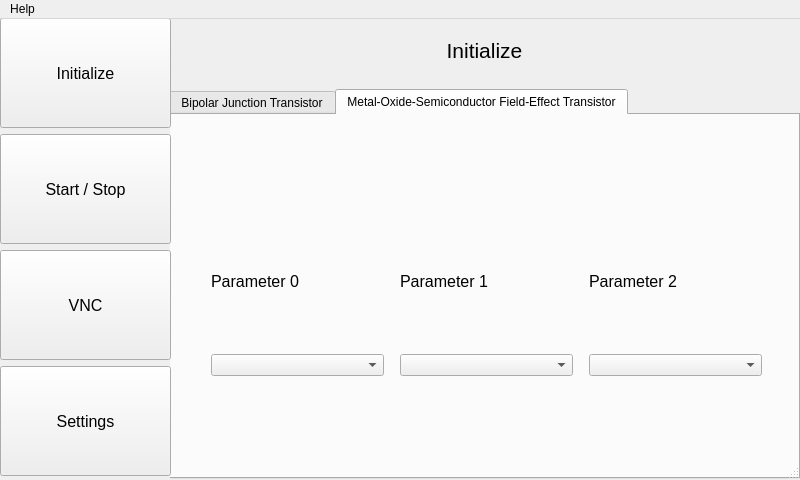
<?xml version="1.0" encoding="UTF-8"?>
<ui version="4.0">
 <class>MainWindow</class>
 <widget class="QMainWindow" name="MainWindow">
  <property name="geometry">
   <rect>
    <x>0</x>
    <y>0</y>
    <width>800</width>
    <height>480</height>
   </rect>
  </property>
  <property name="minimumSize">
   <size>
    <width>800</width>
    <height>480</height>
   </size>
  </property>
  <property name="maximumSize">
   <size>
    <width>800</width>
    <height>518</height>
   </size>
  </property>
  <property name="font">
   <font>
    <pointsize>12</pointsize>
   </font>
  </property>
  <property name="windowTitle">
   <string>Home</string>
  </property>
  <property name="toolButtonStyle">
   <enum>Qt::ToolButtonIconOnly</enum>
  </property>
  <widget class="QWidget" name="centralwidget">
   <property name="minimumSize">
    <size>
     <width>800</width>
     <height>480</height>
    </size>
   </property>
   <property name="maximumSize">
    <size>
     <width>800</width>
     <height>480</height>
    </size>
   </property>
   <widget class="QWidget" name="gridLayoutWidget">
    <property name="geometry">
     <rect>
      <x>170</x>
      <y>0</y>
      <width>631</width>
      <height>461</height>
     </rect>
    </property>
    <layout class="QGridLayout" name="grid_layout_central">
     <item row="1" column="0">
      <widget class="QStackedWidget" name="stacked_widget_side_menu">
       <property name="currentIndex">
        <number>0</number>
       </property>
       <widget class="QWidget" name="initialize_page">
        <widget class="QWidget" name="verticalLayoutWidget_2">
         <property name="geometry">
          <rect>
           <x>-1</x>
           <y>-1</y>
           <width>631</width>
           <height>461</height>
          </rect>
         </property>
         <layout class="QVBoxLayout" name="vertical_layout_initialize">
          <item>
           <spacer name="verticalSpacer_5">
            <property name="orientation">
             <enum>Qt::Vertical</enum>
            </property>
            <property name="sizeType">
             <enum>QSizePolicy::Minimum</enum>
            </property>
            <property name="sizeHint" stdset="0">
             <size>
              <width>40</width>
              <height>20</height>
             </size>
            </property>
           </spacer>
          </item>
          <item>
           <widget class="QLabel" name="label_initialize">
            <property name="font">
             <font>
              <pointsize>16</pointsize>
             </font>
            </property>
            <property name="text">
             <string>Initialize</string>
            </property>
            <property name="alignment">
             <set>Qt::AlignCenter</set>
            </property>
           </widget>
          </item>
          <item>
           <spacer name="verticalSpacer_6">
            <property name="orientation">
             <enum>Qt::Vertical</enum>
            </property>
            <property name="sizeType">
             <enum>QSizePolicy::Minimum</enum>
            </property>
            <property name="sizeHint" stdset="0">
             <size>
              <width>40</width>
              <height>20</height>
             </size>
            </property>
           </spacer>
          </item>
          <item>
           <widget class="QTabWidget" name="tab_widget_initialize">
            <property name="font">
             <font>
              <pointsize>9</pointsize>
             </font>
            </property>
            <property name="currentIndex">
             <number>1</number>
            </property>
            <widget class="QWidget" name="tab_bjt">
             <property name="font">
              <font>
               <pointsize>9</pointsize>
              </font>
             </property>
             <attribute name="title">
              <string>Bipolar Junction Transistor</string>
             </attribute>
             <widget class="QWidget" name="gridLayoutWidget_2">
              <property name="geometry">
               <rect>
                <x>0</x>
                <y>0</y>
                <width>631</width>
                <height>361</height>
               </rect>
              </property>
              <layout class="QGridLayout" name="grid_layout_tab_bjt">
               <item row="2" column="2">
                <spacer name="horizontalSpacer_5">
                 <property name="orientation">
                  <enum>Qt::Horizontal</enum>
                 </property>
                 <property name="sizeType">
                  <enum>QSizePolicy::Maximum</enum>
                 </property>
                 <property name="sizeHint" stdset="0">
                  <size>
                   <width>10</width>
                   <height>10</height>
                  </size>
                 </property>
                </spacer>
               </item>
               <item row="1" column="5">
                <widget class="QLabel" name="label_8">
                 <property name="font">
                  <font>
                   <pointsize>12</pointsize>
                  </font>
                 </property>
                 <property name="text">
                  <string>Parameter 2</string>
                 </property>
                </widget>
               </item>
               <item row="0" column="5">
                <spacer name="verticalSpacer_14">
                 <property name="orientation">
                  <enum>Qt::Vertical</enum>
                 </property>
                 <property name="sizeType">
                  <enum>QSizePolicy::Minimum</enum>
                 </property>
                 <property name="sizeHint" stdset="0">
                  <size>
                   <width>20</width>
                   <height>100</height>
                  </size>
                 </property>
                </spacer>
               </item>
               <item row="1" column="1">
                <widget class="QLabel" name="label_6">
                 <property name="font">
                  <font>
                   <pointsize>12</pointsize>
                  </font>
                 </property>
                 <property name="text">
                  <string>Parameter 0</string>
                 </property>
                </widget>
               </item>
               <item row="1" column="3">
                <widget class="QLabel" name="label_7">
                 <property name="font">
                  <font>
                   <pointsize>12</pointsize>
                  </font>
                 </property>
                 <property name="text">
                  <string>Parameter 1</string>
                 </property>
                </widget>
               </item>
               <item row="2" column="4">
                <spacer name="horizontalSpacer_8">
                 <property name="orientation">
                  <enum>Qt::Horizontal</enum>
                 </property>
                 <property name="sizeType">
                  <enum>QSizePolicy::Maximum</enum>
                 </property>
                 <property name="sizeHint" stdset="0">
                  <size>
                   <width>10</width>
                   <height>10</height>
                  </size>
                 </property>
                </spacer>
               </item>
               <item row="3" column="5">
                <spacer name="verticalSpacer_13">
                 <property name="orientation">
                  <enum>Qt::Vertical</enum>
                 </property>
                 <property name="sizeType">
                  <enum>QSizePolicy::Minimum</enum>
                 </property>
                 <property name="sizeHint" stdset="0">
                  <size>
                   <width>20</width>
                   <height>100</height>
                  </size>
                 </property>
                </spacer>
               </item>
               <item row="1" column="0">
                <spacer name="horizontalSpacer_3">
                 <property name="orientation">
                  <enum>Qt::Horizontal</enum>
                 </property>
                 <property name="sizeType">
                  <enum>QSizePolicy::Minimum</enum>
                 </property>
                 <property name="sizeHint" stdset="0">
                  <size>
                   <width>40</width>
                   <height>20</height>
                  </size>
                 </property>
                </spacer>
               </item>
               <item row="2" column="5">
                <widget class="QDoubleSpinBox" name="spin_box_BJT_2">
                 <property name="minimum">
                  <double>-1.000000000000000</double>
                 </property>
                 <property name="maximum">
                  <double>1.000000000000000</double>
                 </property>
                 <property name="singleStep">
                  <double>0.010000000000000</double>
                 </property>
                </widget>
               </item>
               <item row="2" column="3">
                <widget class="QDoubleSpinBox" name="spin_box_BJT_1">
                 <property name="minimum">
                  <double>-99.989999999999995</double>
                 </property>
                 <property name="maximum">
                  <double>0.000000000000000</double>
                 </property>
                 <property name="singleStep">
                  <double>1.000000000000000</double>
                 </property>
                </widget>
               </item>
               <item row="2" column="1">
                <widget class="QDoubleSpinBox" name="spin_box_BJT_0"/>
               </item>
               <item row="1" column="6">
                <spacer name="horizontalSpacer_4">
                 <property name="orientation">
                  <enum>Qt::Horizontal</enum>
                 </property>
                 <property name="sizeType">
                  <enum>QSizePolicy::Minimum</enum>
                 </property>
                 <property name="sizeHint" stdset="0">
                  <size>
                   <width>40</width>
                   <height>20</height>
                  </size>
                 </property>
                </spacer>
               </item>
              </layout>
             </widget>
            </widget>
            <widget class="QWidget" name="tab_mostfet">
             <property name="font">
              <font>
               <pointsize>9</pointsize>
              </font>
             </property>
             <attribute name="title">
              <string>Metal-Oxide-Semiconductor Field-Effect Transistor</string>
             </attribute>
             <widget class="QWidget" name="gridLayoutWidget_3">
              <property name="geometry">
               <rect>
                <x>0</x>
                <y>0</y>
                <width>631</width>
                <height>361</height>
               </rect>
              </property>
              <layout class="QGridLayout" name="grid_layout_tab_mosfet">
               <item row="3" column="5">
                <spacer name="verticalSpacer_15">
                 <property name="orientation">
                  <enum>Qt::Vertical</enum>
                 </property>
                 <property name="sizeType">
                  <enum>QSizePolicy::Minimum</enum>
                 </property>
                 <property name="sizeHint" stdset="0">
                  <size>
                   <width>20</width>
                   <height>100</height>
                  </size>
                 </property>
                </spacer>
               </item>
               <item row="1" column="0">
                <spacer name="horizontalSpacer_9">
                 <property name="orientation">
                  <enum>Qt::Horizontal</enum>
                 </property>
                 <property name="sizeType">
                  <enum>QSizePolicy::Minimum</enum>
                 </property>
                 <property name="sizeHint" stdset="0">
                  <size>
                   <width>40</width>
                   <height>20</height>
                  </size>
                 </property>
                </spacer>
               </item>
               <item row="2" column="2">
                <spacer name="horizontalSpacer_10">
                 <property name="orientation">
                  <enum>Qt::Horizontal</enum>
                 </property>
                 <property name="sizeType">
                  <enum>QSizePolicy::Maximum</enum>
                 </property>
                 <property name="sizeHint" stdset="0">
                  <size>
                   <width>10</width>
                   <height>10</height>
                  </size>
                 </property>
                </spacer>
               </item>
               <item row="1" column="6">
                <spacer name="horizontalSpacer_11">
                 <property name="orientation">
                  <enum>Qt::Horizontal</enum>
                 </property>
                 <property name="sizeType">
                  <enum>QSizePolicy::Minimum</enum>
                 </property>
                 <property name="sizeHint" stdset="0">
                  <size>
                   <width>40</width>
                   <height>20</height>
                  </size>
                 </property>
                </spacer>
               </item>
               <item row="1" column="5">
                <widget class="QLabel" name="label_9">
                 <property name="font">
                  <font>
                   <pointsize>12</pointsize>
                  </font>
                 </property>
                 <property name="text">
                  <string>Parameter 2</string>
                 </property>
                </widget>
               </item>
               <item row="0" column="5">
                <spacer name="verticalSpacer_16">
                 <property name="orientation">
                  <enum>Qt::Vertical</enum>
                 </property>
                 <property name="sizeType">
                  <enum>QSizePolicy::Minimum</enum>
                 </property>
                 <property name="sizeHint" stdset="0">
                  <size>
                   <width>20</width>
                   <height>100</height>
                  </size>
                 </property>
                </spacer>
               </item>
               <item row="1" column="1">
                <widget class="QLabel" name="label_10">
                 <property name="font">
                  <font>
                   <pointsize>12</pointsize>
                  </font>
                 </property>
                 <property name="text">
                  <string>Parameter 0</string>
                 </property>
                </widget>
               </item>
               <item row="1" column="3">
                <widget class="QLabel" name="label_11">
                 <property name="font">
                  <font>
                   <pointsize>12</pointsize>
                  </font>
                 </property>
                 <property name="text">
                  <string>Parameter 1</string>
                 </property>
                </widget>
               </item>
               <item row="2" column="4">
                <spacer name="horizontalSpacer_12">
                 <property name="orientation">
                  <enum>Qt::Horizontal</enum>
                 </property>
                 <property name="sizeType">
                  <enum>QSizePolicy::Maximum</enum>
                 </property>
                 <property name="sizeHint" stdset="0">
                  <size>
                   <width>10</width>
                   <height>10</height>
                  </size>
                 </property>
                </spacer>
               </item>
               <item row="2" column="1">
                <widget class="QComboBox" name="combo_box_MOSFET_0"/>
               </item>
               <item row="2" column="3">
                <widget class="QComboBox" name="combo_box_MOSFET_1"/>
               </item>
               <item row="2" column="5">
                <widget class="QComboBox" name="combo_box_MOSFET_2"/>
               </item>
              </layout>
             </widget>
            </widget>
           </widget>
          </item>
         </layout>
        </widget>
       </widget>
       <widget class="QWidget" name="start_stop_page">
        <widget class="QWidget" name="verticalLayoutWidget_4">
         <property name="geometry">
          <rect>
           <x>-1</x>
           <y>-1</y>
           <width>631</width>
           <height>474</height>
          </rect>
         </property>
         <layout class="QVBoxLayout" name="vertical_layout_start_stop_0">
          <item>
           <spacer name="verticalSpacer_8">
            <property name="orientation">
             <enum>Qt::Vertical</enum>
            </property>
            <property name="sizeType">
             <enum>QSizePolicy::Minimum</enum>
            </property>
            <property name="sizeHint" stdset="0">
             <size>
              <width>40</width>
              <height>20</height>
             </size>
            </property>
           </spacer>
          </item>
          <item>
           <widget class="QLabel" name="label_2">
            <property name="minimumSize">
             <size>
              <width>629</width>
              <height>25</height>
             </size>
            </property>
            <property name="maximumSize">
             <size>
              <width>629</width>
              <height>25</height>
             </size>
            </property>
            <property name="font">
             <font>
              <pointsize>16</pointsize>
             </font>
            </property>
            <property name="text">
             <string>Start / Stop</string>
            </property>
            <property name="alignment">
             <set>Qt::AlignCenter</set>
            </property>
           </widget>
          </item>
          <item>
           <spacer name="verticalSpacer_4">
            <property name="orientation">
             <enum>Qt::Vertical</enum>
            </property>
            <property name="sizeType">
             <enum>QSizePolicy::Minimum</enum>
            </property>
            <property name="sizeHint" stdset="0">
             <size>
              <width>40</width>
              <height>20</height>
             </size>
            </property>
           </spacer>
          </item>
          <item>
           <layout class="QHBoxLayout" name="horizontal_layout_start_stop_1">
            <property name="topMargin">
             <number>0</number>
            </property>
            <item>
             <spacer name="horizontalSpacer">
              <property name="orientation">
               <enum>Qt::Horizontal</enum>
              </property>
              <property name="sizeType">
               <enum>QSizePolicy::Minimum</enum>
              </property>
              <property name="sizeHint" stdset="0">
               <size>
                <width>50</width>
                <height>20</height>
               </size>
              </property>
             </spacer>
            </item>
            <item>
             <layout class="QVBoxLayout" name="vertical_layout_start_stop_left_2">
              <property name="rightMargin">
               <number>0</number>
              </property>
              <item>
               <widget class="QLabel" name="P1a">
                <property name="text">
                 <string>P1 = ?  </string>
                </property>
                <property name="alignment">
                 <set>Qt::AlignRight|Qt::AlignTrailing|Qt::AlignVCenter</set>
                </property>
               </widget>
              </item>
              <item>
               <widget class="QLabel" name="P2a">
                <property name="text">
                 <string>P2 = ?  </string>
                </property>
                <property name="alignment">
                 <set>Qt::AlignRight|Qt::AlignTrailing|Qt::AlignVCenter</set>
                </property>
               </widget>
              </item>
              <item>
               <widget class="QLabel" name="P3a">
                <property name="text">
                 <string>P3 = ?  </string>
                </property>
                <property name="alignment">
                 <set>Qt::AlignRight|Qt::AlignTrailing|Qt::AlignVCenter</set>
                </property>
               </widget>
              </item>
             </layout>
            </item>
            <item>
             <widget class="QLabel" name="label_circuit">
              <property name="text">
               <string/>
              </property>
              <property name="pixmap">
               <pixmap resource="image.qrc">:/newPrefix/circuit</pixmap>
              </property>
              <property name="scaledContents">
               <bool>true</bool>
              </property>
             </widget>
            </item>
            <item>
             <layout class="QVBoxLayout" name="vertical_layout_start_stop_right_2">
              <property name="rightMargin">
               <number>0</number>
              </property>
              <item>
               <widget class="QLabel" name="P1b">
                <property name="text">
                 <string>  P1 = ?</string>
                </property>
               </widget>
              </item>
              <item>
               <widget class="QLabel" name="P2b">
                <property name="text">
                 <string>  P2 = ?</string>
                </property>
               </widget>
              </item>
              <item>
               <widget class="QLabel" name="P3b">
                <property name="text">
                 <string>  P3 = ?</string>
                </property>
               </widget>
              </item>
             </layout>
            </item>
            <item>
             <spacer name="horizontalSpacer_2">
              <property name="orientation">
               <enum>Qt::Horizontal</enum>
              </property>
              <property name="sizeType">
               <enum>QSizePolicy::Minimum</enum>
              </property>
              <property name="sizeHint" stdset="0">
               <size>
                <width>50</width>
                <height>20</height>
               </size>
              </property>
             </spacer>
            </item>
           </layout>
          </item>
          <item>
           <spacer name="verticalSpacer_3">
            <property name="orientation">
             <enum>Qt::Vertical</enum>
            </property>
            <property name="sizeType">
             <enum>QSizePolicy::Minimum</enum>
            </property>
            <property name="sizeHint" stdset="0">
             <size>
              <width>40</width>
              <height>20</height>
             </size>
            </property>
           </spacer>
          </item>
          <item>
           <widget class="QStackedWidget" name="stacked_widget_start_stop">
            <property name="currentIndex">
             <number>0</number>
            </property>
            <widget class="QWidget" name="page_start">
             <widget class="QWidget" name="horizontalLayoutWidget">
              <property name="geometry">
               <rect>
                <x>0</x>
                <y>0</y>
                <width>631</width>
                <height>31</height>
               </rect>
              </property>
              <layout class="QHBoxLayout" name="horizonta_layout_start">
               <property name="leftMargin">
                <number>0</number>
               </property>
               <property name="topMargin">
                <number>0</number>
               </property>
               <item>
                <spacer name="horizontalSpacer_14">
                 <property name="orientation">
                  <enum>Qt::Horizontal</enum>
                 </property>
                 <property name="sizeHint" stdset="0">
                  <size>
                   <width>40</width>
                   <height>20</height>
                  </size>
                 </property>
                </spacer>
               </item>
               <item>
                <widget class="QPushButton" name="push_button_start">
                 <property name="text">
                  <string>Start</string>
                 </property>
                </widget>
               </item>
               <item>
                <spacer name="horizontalSpacer_13">
                 <property name="orientation">
                  <enum>Qt::Horizontal</enum>
                 </property>
                 <property name="sizeHint" stdset="0">
                  <size>
                   <width>40</width>
                   <height>20</height>
                  </size>
                 </property>
                </spacer>
               </item>
              </layout>
             </widget>
            </widget>
            <widget class="QWidget" name="page_stop">
             <widget class="QWidget" name="horizontalLayoutWidget_2">
              <property name="geometry">
               <rect>
                <x>0</x>
                <y>0</y>
                <width>631</width>
                <height>31</height>
               </rect>
              </property>
              <layout class="QHBoxLayout" name="horizontal_layout_stop">
               <item>
                <spacer name="horizontalSpacer_16">
                 <property name="orientation">
                  <enum>Qt::Horizontal</enum>
                 </property>
                 <property name="sizeHint" stdset="0">
                  <size>
                   <width>40</width>
                   <height>20</height>
                  </size>
                 </property>
                </spacer>
               </item>
               <item>
                <widget class="QPushButton" name="push_button_stop">
                 <property name="text">
                  <string>Stop</string>
                 </property>
                </widget>
               </item>
               <item>
                <spacer name="horizontalSpacer_15">
                 <property name="orientation">
                  <enum>Qt::Horizontal</enum>
                 </property>
                 <property name="sizeHint" stdset="0">
                  <size>
                   <width>40</width>
                   <height>20</height>
                  </size>
                 </property>
                </spacer>
               </item>
              </layout>
             </widget>
            </widget>
           </widget>
          </item>
          <item>
           <spacer name="verticalSpacer_9">
            <property name="orientation">
             <enum>Qt::Vertical</enum>
            </property>
            <property name="sizeType">
             <enum>QSizePolicy::Minimum</enum>
            </property>
            <property name="sizeHint" stdset="0">
             <size>
              <width>40</width>
              <height>20</height>
             </size>
            </property>
           </spacer>
          </item>
         </layout>
        </widget>
       </widget>
       <widget class="QWidget" name="vnc_page">
        <widget class="QWidget" name="verticalLayoutWidget_5">
         <property name="geometry">
          <rect>
           <x>-1</x>
           <y>-1</y>
           <width>631</width>
           <height>461</height>
          </rect>
         </property>
         <layout class="QVBoxLayout" name="vertical_layout_vnc">
          <item>
           <spacer name="verticalSpacer_11">
            <property name="orientation">
             <enum>Qt::Vertical</enum>
            </property>
            <property name="sizeType">
             <enum>QSizePolicy::Minimum</enum>
            </property>
            <property name="sizeHint" stdset="0">
             <size>
              <width>40</width>
              <height>20</height>
             </size>
            </property>
           </spacer>
          </item>
          <item>
           <widget class="QLabel" name="label_3">
            <property name="font">
             <font>
              <pointsize>16</pointsize>
             </font>
            </property>
            <property name="text">
             <string>Virtual Network Computing</string>
            </property>
            <property name="alignment">
             <set>Qt::AlignCenter</set>
            </property>
           </widget>
          </item>
          <item>
           <spacer name="verticalSpacer_10">
            <property name="orientation">
             <enum>Qt::Vertical</enum>
            </property>
            <property name="sizeType">
             <enum>QSizePolicy::Minimum</enum>
            </property>
            <property name="sizeHint" stdset="0">
             <size>
              <width>40</width>
              <height>20</height>
             </size>
            </property>
           </spacer>
          </item>
          <item>
           <widget class="QTextBrowser" name="textBrowser">
            <property name="html">
             <string>&lt;!DOCTYPE HTML PUBLIC &quot;-//W3C//DTD HTML 4.0//EN&quot; &quot;http://www.w3.org/TR/REC-html40/strict.dtd&quot;&gt;
&lt;html&gt;&lt;head&gt;&lt;meta name=&quot;qrichtext&quot; content=&quot;1&quot; /&gt;&lt;style type=&quot;text/css&quot;&gt;
p, li { white-space: pre-wrap; }
&lt;/style&gt;&lt;/head&gt;&lt;body style=&quot; font-family:'Sans Serif'; font-size:12pt; font-weight:400; font-style:normal;&quot;&gt;
&lt;p align=&quot;center&quot; style=&quot;-qt-paragraph-type:empty; margin-top:0px; margin-bottom:0px; margin-left:0px; margin-right:0px; -qt-block-indent:0; text-indent:0px;&quot;&gt;&lt;br /&gt;&lt;/p&gt;
&lt;p align=&quot;center&quot; style=&quot; margin-top:0px; margin-bottom:0px; margin-left:0px; margin-right:0px; -qt-block-indent:0; text-indent:0px;&quot;&gt;&lt;span style=&quot; font-size:16pt;&quot;&gt;IP Address: 192.168.1.1&lt;/span&gt;&lt;/p&gt;
&lt;p align=&quot;center&quot; style=&quot;-qt-paragraph-type:empty; margin-top:0px; margin-bottom:0px; margin-left:0px; margin-right:0px; -qt-block-indent:0; text-indent:0px;&quot;&gt;&lt;br /&gt;&lt;/p&gt;
&lt;p align=&quot;center&quot; style=&quot; margin-top:0px; margin-bottom:0px; margin-left:0px; margin-right:0px; -qt-block-indent:0; text-indent:0px;&quot;&gt;&lt;span style=&quot; font-size:14pt;&quot;&gt;Instructions&lt;/span&gt;&lt;/p&gt;
&lt;p align=&quot;center&quot; style=&quot;-qt-paragraph-type:empty; margin-top:0px; margin-bottom:0px; margin-left:0px; margin-right:0px; -qt-block-indent:0; text-indent:0px;&quot;&gt;&lt;br /&gt;&lt;/p&gt;
&lt;p style=&quot; margin-top:0px; margin-bottom:0px; margin-left:0px; margin-right:0px; -qt-block-indent:0; text-indent:0px;&quot;&gt;1. Connect to...&lt;/p&gt;
&lt;p style=&quot; margin-top:0px; margin-bottom:0px; margin-left:0px; margin-right:0px; -qt-block-indent:0; text-indent:0px;&quot;&gt;2. Then do this...&lt;/p&gt;
&lt;p style=&quot; margin-top:0px; margin-bottom:0px; margin-left:0px; margin-right:0px; -qt-block-indent:0; text-indent:0px;&quot;&gt;3. Also do this...&lt;/p&gt;
&lt;p style=&quot; margin-top:0px; margin-bottom:0px; margin-left:0px; margin-right:0px; -qt-block-indent:0; text-indent:0px;&quot;&gt;4. Finally do this...&lt;/p&gt;&lt;/body&gt;&lt;/html&gt;</string>
            </property>
           </widget>
          </item>
          <item>
           <spacer name="verticalSpacer_12">
            <property name="orientation">
             <enum>Qt::Vertical</enum>
            </property>
            <property name="sizeType">
             <enum>QSizePolicy::Minimum</enum>
            </property>
            <property name="sizeHint" stdset="0">
             <size>
              <width>40</width>
              <height>20</height>
             </size>
            </property>
           </spacer>
          </item>
         </layout>
        </widget>
       </widget>
       <widget class="QWidget" name="settings_page">
        <widget class="QWidget" name="verticalLayoutWidget_3">
         <property name="geometry">
          <rect>
           <x>-1</x>
           <y>-1</y>
           <width>631</width>
           <height>473</height>
          </rect>
         </property>
         <layout class="QVBoxLayout" name="vertical_layout_settings">
          <property name="sizeConstraint">
           <enum>QLayout::SetDefaultConstraint</enum>
          </property>
          <item>
           <spacer name="verticalSpacer_7">
            <property name="orientation">
             <enum>Qt::Vertical</enum>
            </property>
            <property name="sizeType">
             <enum>QSizePolicy::Minimum</enum>
            </property>
            <property name="sizeHint" stdset="0">
             <size>
              <width>40</width>
              <height>20</height>
             </size>
            </property>
           </spacer>
          </item>
          <item>
           <widget class="QLabel" name="label_4">
            <property name="sizePolicy">
             <sizepolicy hsizetype="Fixed" vsizetype="Fixed">
              <horstretch>62</horstretch>
              <verstretch>0</verstretch>
             </sizepolicy>
            </property>
            <property name="minimumSize">
             <size>
              <width>629</width>
              <height>25</height>
             </size>
            </property>
            <property name="maximumSize">
             <size>
              <width>629</width>
              <height>25</height>
             </size>
            </property>
            <property name="font">
             <font>
              <pointsize>16</pointsize>
             </font>
            </property>
            <property name="text">
             <string>Settings</string>
            </property>
            <property name="alignment">
             <set>Qt::AlignCenter</set>
            </property>
           </widget>
          </item>
          <item>
           <spacer name="verticalSpacer_2">
            <property name="orientation">
             <enum>Qt::Vertical</enum>
            </property>
            <property name="sizeHint" stdset="0">
             <size>
              <width>20</width>
              <height>40</height>
             </size>
            </property>
           </spacer>
          </item>
          <item>
           <layout class="QGridLayout" name="grid_layout_settings">
            <item row="0" column="1">
             <widget class="QCheckBox" name="check_box_0">
              <property name="font">
               <font>
                <pointsize>12</pointsize>
               </font>
              </property>
              <property name="text">
               <string>CheckBox 0</string>
              </property>
             </widget>
            </item>
            <item row="2" column="1">
             <widget class="QCheckBox" name="check_box_4">
              <property name="font">
               <font>
                <pointsize>12</pointsize>
               </font>
              </property>
              <property name="text">
               <string>CheckBox 4</string>
              </property>
             </widget>
            </item>
            <item row="1" column="1">
             <widget class="QCheckBox" name="check_box_2">
              <property name="font">
               <font>
                <pointsize>12</pointsize>
               </font>
              </property>
              <property name="text">
               <string>CheckBox 2</string>
              </property>
             </widget>
            </item>
            <item row="0" column="2">
             <widget class="QCheckBox" name="check_box_1">
              <property name="font">
               <font>
                <pointsize>12</pointsize>
               </font>
              </property>
              <property name="text">
               <string>CheckBox 1</string>
              </property>
             </widget>
            </item>
            <item row="1" column="2">
             <widget class="QCheckBox" name="check_box_3">
              <property name="font">
               <font>
                <pointsize>12</pointsize>
               </font>
              </property>
              <property name="text">
               <string>CheckBox 3</string>
              </property>
             </widget>
            </item>
            <item row="3" column="1">
             <widget class="QCheckBox" name="check_box_6">
              <property name="text">
               <string>CheckBox 6</string>
              </property>
             </widget>
            </item>
            <item row="4" column="1">
             <widget class="QCheckBox" name="check_box_8">
              <property name="text">
               <string>CheckBox 8</string>
              </property>
             </widget>
            </item>
            <item row="3" column="2">
             <widget class="QCheckBox" name="check_box_7">
              <property name="text">
               <string>CheckBox 7</string>
              </property>
             </widget>
            </item>
            <item row="4" column="2">
             <widget class="QCheckBox" name="check_box_9">
              <property name="text">
               <string>CheckBox 9</string>
              </property>
             </widget>
            </item>
            <item row="0" column="0">
             <spacer name="horizontalSpacer_6">
              <property name="orientation">
               <enum>Qt::Horizontal</enum>
              </property>
              <property name="sizeType">
               <enum>QSizePolicy::Maximum</enum>
              </property>
              <property name="sizeHint" stdset="0">
               <size>
                <width>40</width>
                <height>20</height>
               </size>
              </property>
             </spacer>
            </item>
            <item row="2" column="2">
             <widget class="QCheckBox" name="check_box_5">
              <property name="text">
               <string>CheckBox 5</string>
              </property>
             </widget>
            </item>
            <item row="0" column="3">
             <spacer name="horizontalSpacer_7">
              <property name="orientation">
               <enum>Qt::Horizontal</enum>
              </property>
              <property name="sizeType">
               <enum>QSizePolicy::Maximum</enum>
              </property>
              <property name="sizeHint" stdset="0">
               <size>
                <width>40</width>
                <height>0</height>
               </size>
              </property>
             </spacer>
            </item>
            <item row="6" column="1">
             <widget class="QRadioButton" name="radio_button_0">
              <property name="text">
               <string>RadioButton 0</string>
              </property>
             </widget>
            </item>
            <item row="7" column="2">
             <widget class="QRadioButton" name="radio_button_3">
              <property name="text">
               <string>RadioButton 3</string>
              </property>
             </widget>
            </item>
            <item row="7" column="1">
             <widget class="QRadioButton" name="radio_button_2">
              <property name="text">
               <string>RadioButton 2</string>
              </property>
             </widget>
            </item>
            <item row="5" column="2">
             <spacer name="horizontalSpacer_18">
              <property name="orientation">
               <enum>Qt::Horizontal</enum>
              </property>
              <property name="sizeHint" stdset="0">
               <size>
                <width>40</width>
                <height>20</height>
               </size>
              </property>
             </spacer>
            </item>
            <item row="6" column="2">
             <widget class="QRadioButton" name="radio_button_1">
              <property name="text">
               <string>RadioButton 1</string>
              </property>
             </widget>
            </item>
            <item row="5" column="1">
             <spacer name="horizontalSpacer_17">
              <property name="orientation">
               <enum>Qt::Horizontal</enum>
              </property>
              <property name="sizeHint" stdset="0">
               <size>
                <width>40</width>
                <height>20</height>
               </size>
              </property>
             </spacer>
            </item>
           </layout>
          </item>
          <item>
           <spacer name="verticalSpacer">
            <property name="orientation">
             <enum>Qt::Vertical</enum>
            </property>
            <property name="sizeType">
             <enum>QSizePolicy::Maximum</enum>
            </property>
            <property name="sizeHint" stdset="0">
             <size>
              <width>20</width>
              <height>50</height>
             </size>
            </property>
           </spacer>
          </item>
         </layout>
        </widget>
       </widget>
      </widget>
     </item>
    </layout>
   </widget>
   <widget class="QWidget" name="verticalLayoutWidget">
    <property name="geometry">
     <rect>
      <x>0</x>
      <y>-1</y>
      <width>171</width>
      <height>461</height>
     </rect>
    </property>
    <layout class="QVBoxLayout" name="vertical_layout_central">
     <item>
      <widget class="QPushButton" name="push_button_initialize">
       <property name="minimumSize">
        <size>
         <width>0</width>
         <height>110</height>
        </size>
       </property>
       <property name="text">
        <string>Initialize</string>
       </property>
      </widget>
     </item>
     <item>
      <widget class="QPushButton" name="push_button_start_stop">
       <property name="minimumSize">
        <size>
         <width>0</width>
         <height>110</height>
        </size>
       </property>
       <property name="text">
        <string>Start / Stop</string>
       </property>
      </widget>
     </item>
     <item>
      <widget class="QPushButton" name="push_button_vnc">
       <property name="minimumSize">
        <size>
         <width>0</width>
         <height>110</height>
        </size>
       </property>
       <property name="text">
        <string>VNC</string>
       </property>
      </widget>
     </item>
     <item>
      <widget class="QPushButton" name="push_button_settings">
       <property name="minimumSize">
        <size>
         <width>0</width>
         <height>110</height>
        </size>
       </property>
       <property name="text">
        <string>Settings</string>
       </property>
      </widget>
     </item>
    </layout>
   </widget>
  </widget>
  <widget class="QMenuBar" name="menubar">
   <property name="geometry">
    <rect>
     <x>0</x>
     <y>0</y>
     <width>800</width>
     <height>19</height>
    </rect>
   </property>
   <property name="font">
    <font>
     <pointsize>9</pointsize>
    </font>
   </property>
   <widget class="QMenu" name="menu_help">
    <property name="title">
     <string>Help</string>
    </property>
    <addaction name="menu_action_info"/>
   </widget>
   <addaction name="menu_help"/>
  </widget>
  <widget class="QStatusBar" name="statusbar"/>
  <action name="menu_action_info">
   <property name="text">
    <string>Info</string>
   </property>
  </action>
  <action name="actionQuit">
   <property name="text">
    <string>Quit</string>
   </property>
  </action>
 </widget>
 <resources>
  <include location="image.qrc"/>
 </resources>
 <connections/>
</ui>
